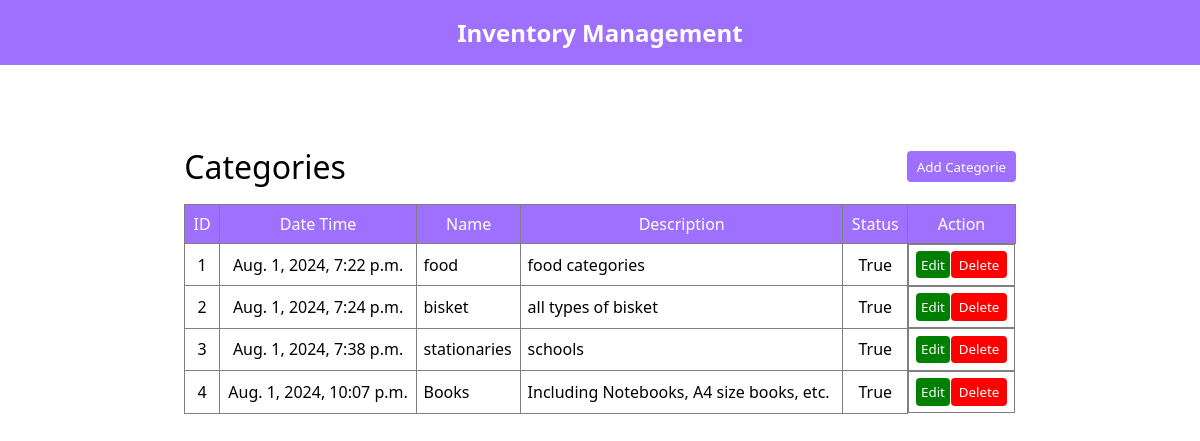
/categories, run on an earlier commit of the app's database.
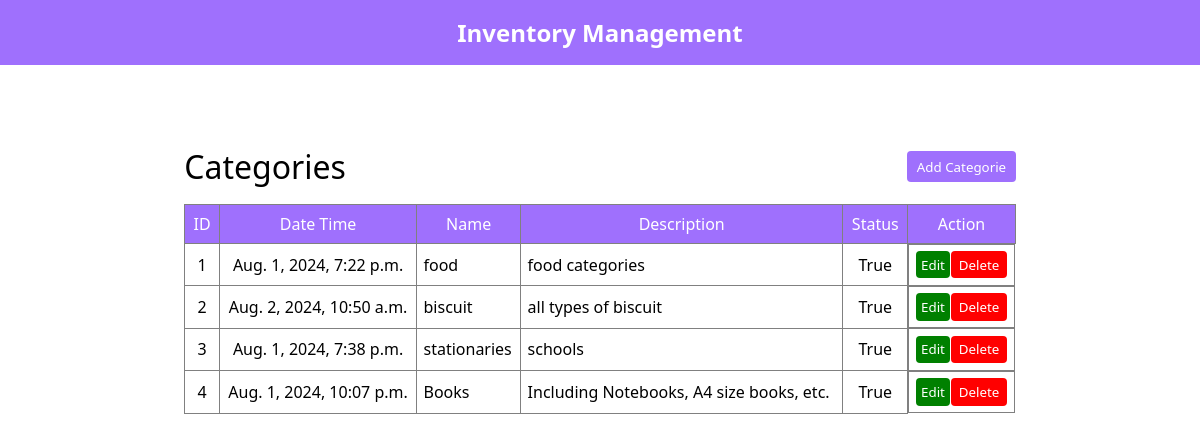
And on a later commit of the database.
### items/models.py (models this page shows, shortened)
class Categories(models.Model):
    Date_Time = models.DateTimeField(auto_now=True, auto_now_add=False)
    Name = models.CharField(max_length=50)
    Description = models.TextField()
    Status = models.BooleanField(default=True)
    is_modified = models.BooleanField(default=False)

### items/views.py (the view)
# urls.py: path("categories", views.categories, name='categories'),
def categories(request):
    active_categories = "active"
    c = Categories.objects.all()
    context = {"active_categories":active_categories, "categories" : c}
    return render(request, 'items/categories.html', context)

### Templates/items/categories.html (shortened to what this page needs)
{% extends "base.html" %}
{% load static %}
{% block head %}
<link rel="stylesheet" href="{% static 'css/style.css' %}">
{% endblock head %}
{% block body %}
<div class="cont">
    <div class="flexbox">
        <h1 class="heading">Categories</h1>
        <button class="btn" onclick="window.location.href = '/add_categories'">Add Categorie</button>
    </div>
    <table class="table">
        <tr>
            <th>ID</th>
            <th>Date Time</th>
            <th>Name</th>
            <th>Description</th>
            <th>Status</th>
            <th>Action</th>
        </tr>
        <tr>
            {% if categories %}
            {% for categorie in categories %}
            <tr>
            <td style='text-align: center;'>{{categorie.id}}</td>
            <td style='text-align: center;'>{{categorie.Date_Time}}</td>
            <td>{{categorie.Name}}</td>
            <td>{{categorie.Description}}</td>
            <td style='text-align: center;'>{{categorie.Status}}</td>
            <td class="center">
                <button class="editbtn" onclick="window.location.href='/edit_categories/{{categorie.id}}/'">Edit</button>
                <button class="deletebtn" onclick="deleteconform({{categorie.id}})">Delete</button>
            </td>
            </tr>
            {% endfor %}
            {% else %}
            <td style='color:red; padding: 1rem; text-align: center;' colspan="6">Empty</td>
            {% endif %}
        </tr>
    </table>
</div>
{% endblock body %}

What changed in the data, as far as the page shows it:
changed Categories id 2: Date_Time "Aug. 1, 2024, 7:24 p.m." → "Aug. 2, 2024, 10:50 a.m."; Name "bisket" → "biscuit"; Description "all types of bisket" → "all types of biscuit"
